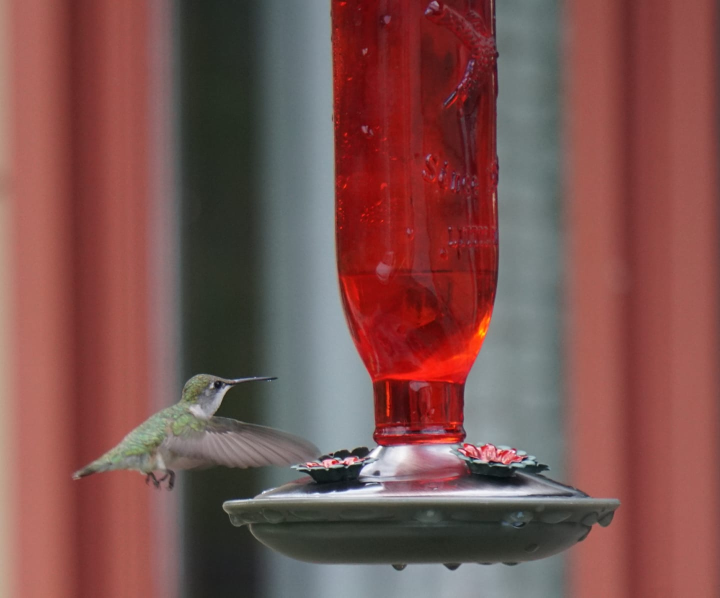
#> input picture WEEk3_2/hummingbird.jpg, 1440 x 1195 px (shown at 1/2 size)
$ python opencv_detail15.py
#> lines starting #> are read from the running program, lines starting #| are printed output that depends on the picture
# image segmentation 기법
# image classification -> image object detection -> image segmentation


import cv2
import numpy as np

img = cv2.imread("hummingbird.jpg")
#> img is the input picture: shape (1195, 1440, 3); mean B, G, R 78.8, 81.9, 124.9
img = cv2.pyrDown(img)
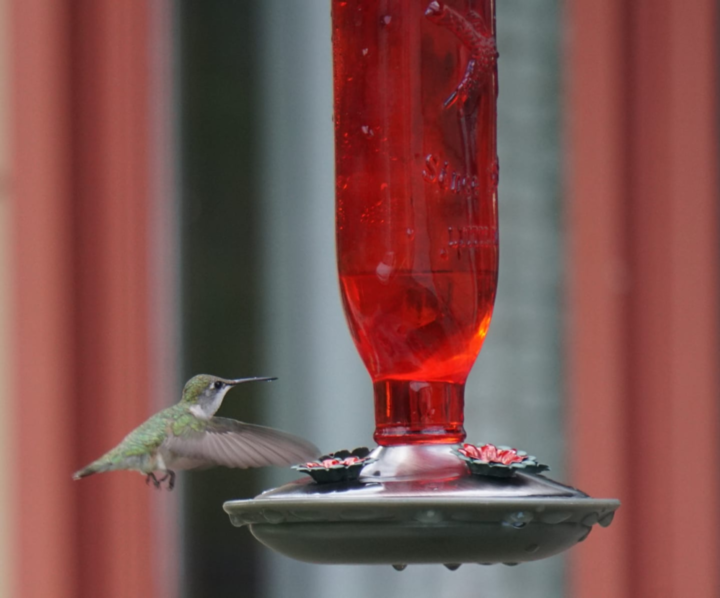
#> img: shape (598, 720, 3); mean B, G, R 78.8, 81.9, 124.9

img_rgb = cv2.cvtColor(img, cv2.COLOR_BGR2RGB)

img_res = img_rgb.reshape((-1, 3))
vec = np.float32(img_res)
crit = (cv2.TERM_CRITERIA_EPS + cv2.TERM_CRITERIA_MAX_ITER, 1000, 0.2)

k = 3
attemps = 10

ret, labels, center = cv2.kmeans(vec, k, None, crit, attemps, cv2.KMEANS_RANDOM_CENTERS)
#> ret = 723823103.6; center = [[153.9, 83.95, 78.03], [131.8, 134.1, 135.2], [86.94, 42.66, 39.83]]

center = np.uint8(center)
#> center = [[153, 83, 78], [131, 134, 135], [86, 42, 39]]

img_seg = center[labels.flatten()]
img_seg = img_seg.reshape((img.shape))
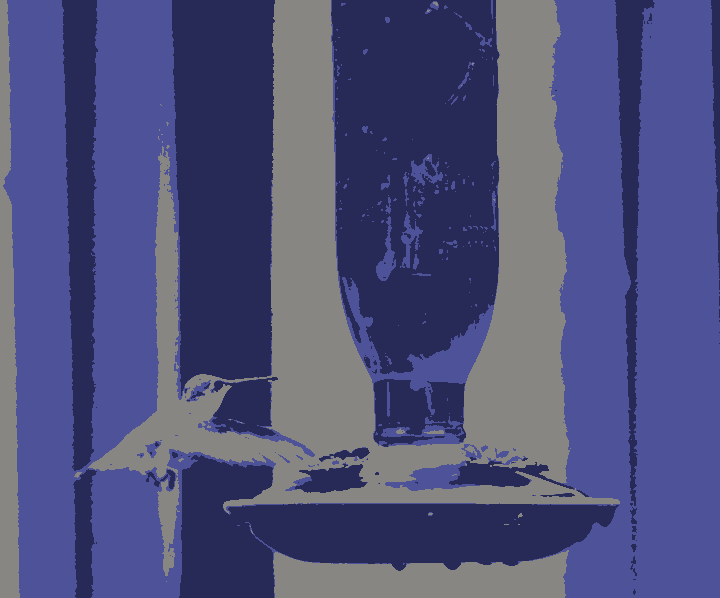
#> img_seg: shape (598, 720, 3); mean B, G, R 124, 81.3, 78.5

cv2.imshow("Original", img)
cv2.imshow("gamma Image", img_seg)

cv2.waitKey(0)
cv2.destroyAllWindows()

$ run again, with WEEk3_2/face_test.jpg copied over WEEk3_2/hummingbird.jpg
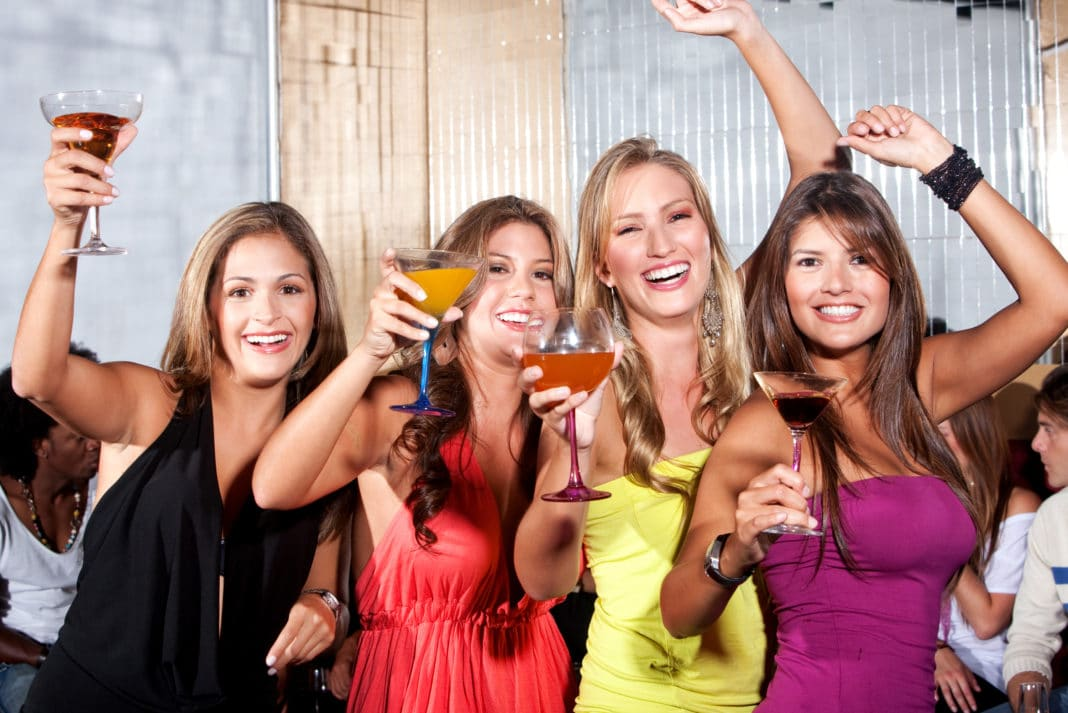
#> input picture WEEk3_2/face_test.jpg, 1068 x 713 px
#> img is the input picture: shape (713, 1068, 3); mean B, G, R 123.3, 131, 168.7
#> img: shape (357, 534, 3)
#> `ret, labels, center = cv2.kmeans(vec, k, None, crit, attemps, cv2.KMEA..`: ret = 512306898.7; center = [[49.98, 24.17, 22.82], [219.6, 204.4, 194.2], [175, 92.48, 84.14]]
#> `center = np.uint8(center)`: center = [[49, 24, 22], [219, 204, 194], [174, 92, 84]]
#> `img_seg = img_seg.reshape((img.shape))`:
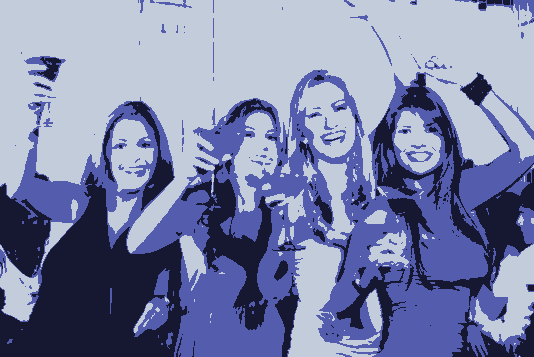
#> img_seg: shape (357, 534, 3); mean B, G, R 167.9, 130.6, 123
